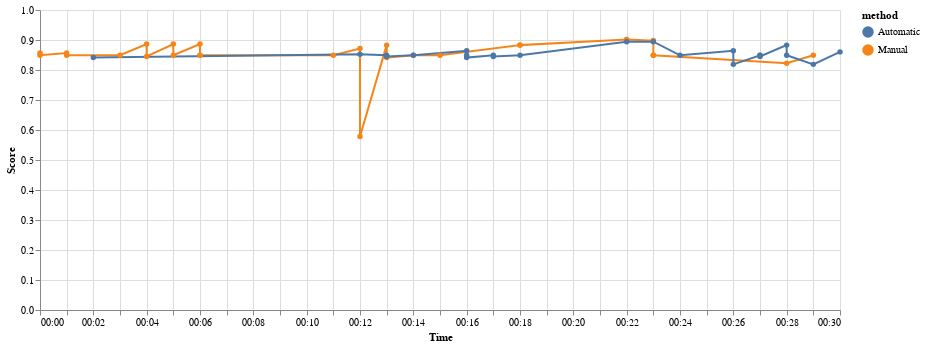

The notebook cell this image was saved under:
### Code cell
all_performances = pd.concat([manual_performances, automatic_performances], ignore_index=True)
plot_search_performances(all_performances, dataset)

### Figure 1 — Vega-Lite specification as saved in the notebook (floating-point values rounded to 4 significant figures)
{"config": {"view": {"continuousWidth": 400, "continuousHeight": 300}}, "data": {"name": "data-1be1fac29e1597172d9ccc7be3594f58"}, "mark": {"type": "line", "point": true}, "encoding": {"color": {"type": "nominal", "field": "method"}, "x": {"type": "temporal", "field": "time", "timeUnit": "hoursminutes", "title": "Time"}, "y": {"type": "quantitative", "field": "score", "title": "Score"}}, "width": 800, "$schema": "https://vega.github.io/schema/vega-lite/v4.8.1.json", "datasets": {"data-1be1fac29e1597172d9ccc7be3594f58": [{"dataset": "LL1_GS_process_classification_tabular_MIN_METADATA", "method": "Manual", "score": 0.9019, "time": "2021-10-05T00:22:36.272962"}, {"dataset": "LL1_GS_process_classification_tabular_MIN_METADATA", "method": "Manual", "score": 0.9018, "time": "2021-10-05T00:22:11.917924"}, {"dataset": "LL1_GS_process_classification_tabular_MIN_METADATA", "method": "Manual", "score": 0.898, "time": "2021-10-05T00:23:00.395780"}, {"dataset": "LL1_GS_process_classification_tabular_MIN_METADATA", "method": "Manual", "score": 0.8867, "time": "2021-10-05T00:04:28.174732"}, {"dataset": "LL1_GS_process_classification_tabular_MIN_METADATA", "method": "Manual", "score": 0.8867, "time": "2021-10-05T00:05:16.161161"}, {"dataset": "LL1_GS_process_classification_tabular_MIN_METADATA", "method": "Manual", "score": 0.8867, "time": "2021-10-05T00:06:53.886716"}, {"dataset": "LL1_GS_process_classification_tabular_MIN_METADATA", "method": "Manual", "score": 0.883, "time": "2021-10-05T00:18:18.562980"}, {"dataset": "LL1_GS_process_classification_tabular_MIN_METADATA", "method": "Manual", "score": 0.8829, "time": "2021-10-05T00:13:36.390701"}, {"dataset": "LL1_GS_process_classification_tabular_MIN_METADATA", "method": "Manual", "score": 0.8829, "time": "2021-10-05T00:18:39.122854"}, {"dataset": "LL1_GS_process_classification_tabular_MIN_METADATA", "method": "Manual", "score": 0.8716, "time": "2021-10-05T00:12:09.290963"}, {"dataset": "LL1_GS_process_classification_tabular_MIN_METADATA", "method": "Manual", "score": 0.8566, "time": "2021-10-05T00:00:58.291695"}, {"dataset": "LL1_GS_process_classification_tabular_MIN_METADATA", "method": "Manual", "score": 0.8566, "time": "2021-10-05T00:01:45.769658"}, {"dataset": "LL1_GS_process_classification_tabular_MIN_METADATA", "method": "Manual", "score": 0.8491, "time": "2021-10-05T00:00:34.301853"}, {"dataset": "LL1_GS_process_classification_tabular_MIN_METADATA", "method": "Manual", "score": 0.8491, "time": "2021-10-05T00:01:21.900627"}, {"dataset": "LL1_GS_process_classification_tabular_MIN_METADATA", "method": "Manual", "score": 0.8491, "time": "2021-10-05T00:03:46.038200"}, {"dataset": "LL1_GS_process_classification_tabular_MIN_METADATA", "method": "Manual", "score": 0.8491, "time": "2021-10-05T00:14:36.369589"}, {"dataset": "LL1_GS_process_classification_tabular_MIN_METADATA", "method": "Manual", "score": 0.8491, "time": "2021-10-05T00:15:00.389388"}, {"dataset": "LL1_GS_process_classification_tabular_MIN_METADATA", "method": "Manual", "score": 0.8491, "time": "2021-10-05T00:23:23.961417"}, {"dataset": "LL1_GS_process_classification_tabular_MIN_METADATA", "method": "Manual", "score": 0.8491, "time": "2021-10-05T00:23:48.279425"}, {"dataset": "LL1_GS_process_classification_tabular_MIN_METADATA", "method": "Manual", "score": 0.8491, "time": "2021-10-05T00:29:25.078869"}, {"dataset": "LL1_GS_process_classification_tabular_MIN_METADATA", "method": "Manual", "score": 0.849, "time": "2021-10-05T00:05:40.568798"}, {"dataset": "LL1_GS_process_classification_tabular_MIN_METADATA", "method": "Manual", "score": 0.849, "time": "2021-10-05T00:06:04.873455"}, {"dataset": "LL1_GS_process_classification_tabular_MIN_METADATA", "method": "Manual", "score": 0.849, "time": "2021-10-05T00:06:29.456927"}, {"dataset": "LL1_GS_process_classification_tabular_MIN_METADATA", "method": "Manual", "score": 0.849, "time": "2021-10-05T00:11:45.060641"}, {"dataset": "LL1_GS_process_classification_tabular_MIN_METADATA", "method": "Manual", "score": 0.8453, "time": "2021-10-05T00:04:49.329679"}, {"dataset": "LL1_GS_process_classification_tabular_MIN_METADATA", "method": "Manual", "score": 0.8415, "time": "2021-10-05T00:13:12.464281"}, {"dataset": "LL1_GS_process_classification_tabular_MIN_METADATA", "method": "Manual", "score": 0.8225, "time": "2021-10-05T00:28:39.916925"}, {"dataset": "LL1_GS_process_classification_tabular_MIN_METADATA", "method": "Manual", "score": 0.5782, "time": "2021-10-05T00:12:33.533415"}, {"dataset": "LL1_GS_process_classification_tabular_MIN_METADATA", "method": "Automatic", "score": 0.8943, "time": "2021-10-05T00:22:47.131000"}, {"dataset": "LL1_GS_process_classification_tabular_MIN_METADATA", "method": "Automatic", "score": 0.8943, "time": "2021-10-05T00:23:26.250753"}, {"dataset": "LL1_GS_process_classification_tabular_MIN_METADATA", "method": "Automatic", "score": 0.8829, "time": "2021-10-05T00:28:18.961295"}, {"dataset": "LL1_GS_process_classification_tabular_MIN_METADATA", "method": "Automatic", "score": 0.8642, "time": "2021-10-05T00:26:11.972368"}, {"dataset": "LL1_GS_process_classification_tabular_MIN_METADATA", "method": "Automatic", "score": 0.8641, "time": "2021-10-05T00:16:09.821089"}, {"dataset": "LL1_GS_process_classification_tabular_MIN_METADATA", "method": "Automatic", "score": 0.8604, "time": "2021-10-05T00:30:15.654395"}, {"dataset": "LL1_GS_process_classification_tabular_MIN_METADATA", "method": "Automatic", "score": 0.8528, "time": "2021-10-05T00:12:56.798902"}, {"dataset": "LL1_GS_process_classification_tabular_MIN_METADATA", "method": "Automatic", "score": 0.8491, "time": "2021-10-05T00:16:58.670925"}, {"dataset": "LL1_GS_process_classification_tabular_MIN_METADATA", "method": "Automatic", "score": 0.8491, "time": "2021-10-05T00:13:48.402771"}, {"dataset": "LL1_GS_process_classification_tabular_MIN_METADATA", "method": "Automatic", "score": 0.8491, "time": "2021-10-05T00:14:12.397254"}, {"dataset": "LL1_GS_process_classification_tabular_MIN_METADATA", "method": "Automatic", "score": 0.8491, "time": "2021-10-05T00:24:50.399878"}, {"dataset": "LL1_GS_process_classification_tabular_MIN_METADATA", "method": "Automatic", "score": 0.8491, "time": "2021-10-05T00:27:27.683750"}, {"dataset": "LL1_GS_process_classification_tabular_MIN_METADATA", "method": "Automatic", "score": 0.8491, "time": "2021-10-05T00:27:48.670585"}, {"dataset": "LL1_GS_process_classification_tabular_MIN_METADATA", "method": "Automatic", "score": 0.8491, "time": "2021-10-05T00:28:55.120365"}, {"dataset": "LL1_GS_process_classification_tabular_MIN_METADATA", "method": "Automatic", "score": 0.849, "time": "2021-10-05T00:17:22.705250"}, {"dataset": "LL1_GS_process_classification_tabular_MIN_METADATA", "method": "Automatic", "score": 0.849, "time": "2021-10-05T00:18:12.844674"}, {"dataset": "LL1_GS_process_classification_tabular_MIN_METADATA", "method": "Automatic", "score": 0.8454, "time": "2021-10-05T00:27:06.448662"}, {"dataset": "LL1_GS_process_classification_tabular_MIN_METADATA", "method": "Automatic", "score": 0.8453, "time": "2021-10-05T00:17:46.202072"}, {"dataset": "LL1_GS_process_classification_tabular_MIN_METADATA", "method": "Automatic", "score": 0.8452, "time": "2021-10-05T00:13:24.430109"}, {"dataset": "LL1_GS_process_classification_tabular_MIN_METADATA", "method": "Automatic", "score": 0.8415, "time": "2021-10-05T00:02:32.930798"}, {"dataset": "LL1_GS_process_classification_tabular_MIN_METADATA", "method": "Automatic", "score": 0.8414, "time": "2021-10-05T00:16:34.269008"}, {"dataset": "LL1_GS_process_classification_tabular_MIN_METADATA", "method": "Automatic", "score": 0.8188, "time": "2021-10-05T00:26:45.231878"}, {"dataset": "LL1_GS_process_classification_tabular_MIN_METADATA", "method": "Automatic", "score": 0.8188, "time": "2021-10-05T00:29:39.709602"}]}}
